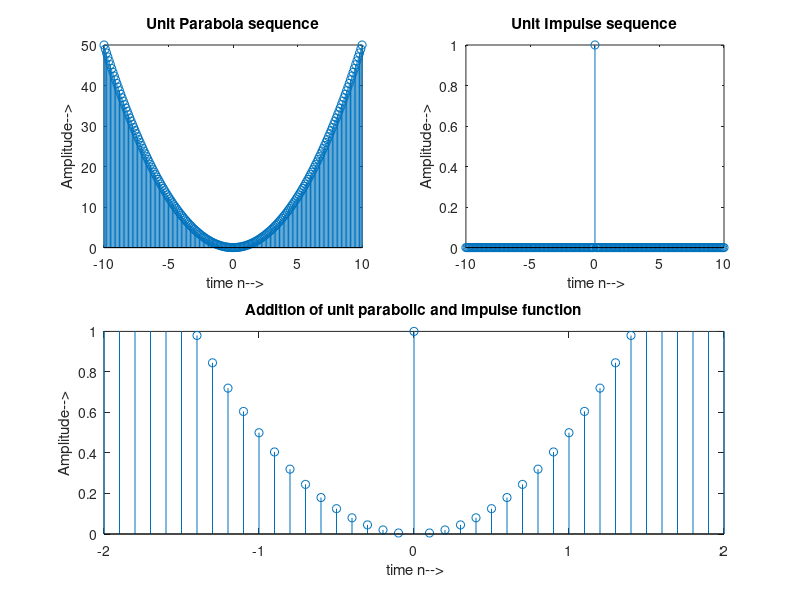

Source code (MATLAB):
clear all;
clc;
t=-10:.1:10;
parabola=.5*(t.^2);
subplot(2,2,1);
stem(t,parabola);
xlabel(' time n-->');
ylabel('Amplitude-->');
title('Unit Parabola sequence');


for i=1:length(t)
    if t(i)<0
        y(i)=0;
    else if t(i)==0
         y(i) = 1;
        else if t(i)>0
                y(i)=0;
            end
        end
    end
end

subplot(2,2,2);
stem(t,y);
xlabel(' time n-->');
ylabel('Amplitude-->');
title('Unit Impulse sequence');

for i=1:length(y)
    add(i) = parabola(i)+y(i);
end


subplot(2,2,3:4);
stem(t,add);
xlabel(' time n-->');
ylabel('Amplitude-->');
axis([-2 2 0 1]);
title('Addition of unit parabolic and impulse function');
